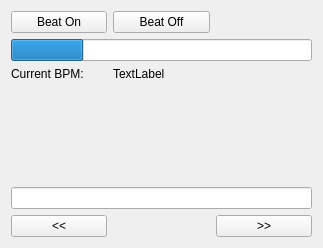
<?xml version="1.0" encoding="UTF-8"?>
<ui version="4.0">
 <class>DJView</class>
 <widget class="QDialog" name="DJView">
  <property name="geometry">
   <rect>
    <x>0</x>
    <y>0</y>
    <width>323</width>
    <height>248</height>
   </rect>
  </property>
  <property name="windowTitle">
   <string>DJView</string>
  </property>
  <layout class="QGridLayout" name="gridLayout">
   <item row="3" column="1">
    <widget class="QLabel" name="currentBpmValue">
     <property name="text">
      <string>TextLabel</string>
     </property>
    </widget>
   </item>
   <item row="3" column="0">
    <widget class="QLabel" name="currentBpmLabel">
     <property name="text">
      <string>Current BPM: </string>
     </property>
    </widget>
   </item>
   <item row="6" column="0">
    <widget class="QPushButton" name="decreaseBpmButton">
     <property name="focusPolicy">
      <enum>Qt::FocusPolicy::NoFocus</enum>
     </property>
     <property name="text">
      <string>&lt;&lt;</string>
     </property>
    </widget>
   </item>
   <item row="6" column="2">
    <widget class="QPushButton" name="increaseBpmButton">
     <property name="focusPolicy">
      <enum>Qt::FocusPolicy::NoFocus</enum>
     </property>
     <property name="text">
      <string>&gt;&gt;</string>
     </property>
    </widget>
   </item>
   <item row="5" column="0" colspan="3">
    <widget class="QLineEdit" name="currentBpmInput"/>
   </item>
   <item row="1" column="0">
    <widget class="QPushButton" name="beatOnButton">
     <property name="focusPolicy">
      <enum>Qt::FocusPolicy::NoFocus</enum>
     </property>
     <property name="text">
      <string>Beat On</string>
     </property>
    </widget>
   </item>
   <item row="4" column="0">
    <spacer name="verticalSpacer">
     <property name="orientation">
      <enum>Qt::Orientation::Vertical</enum>
     </property>
     <property name="sizeHint" stdset="0">
      <size>
       <width>20</width>
       <height>40</height>
      </size>
     </property>
    </spacer>
   </item>
   <item row="2" column="0" colspan="3">
    <widget class="QProgressBar" name="beatProgressBar">
     <property name="value">
      <number>24</number>
     </property>
     <property name="textVisible">
      <bool>false</bool>
     </property>
    </widget>
   </item>
   <item row="1" column="1">
    <widget class="QPushButton" name="beatOffButton">
     <property name="focusPolicy">
      <enum>Qt::FocusPolicy::NoFocus</enum>
     </property>
     <property name="text">
      <string>Beat Off</string>
     </property>
    </widget>
   </item>
  </layout>
 </widget>
 <resources/>
 <connections/>
</ui>
